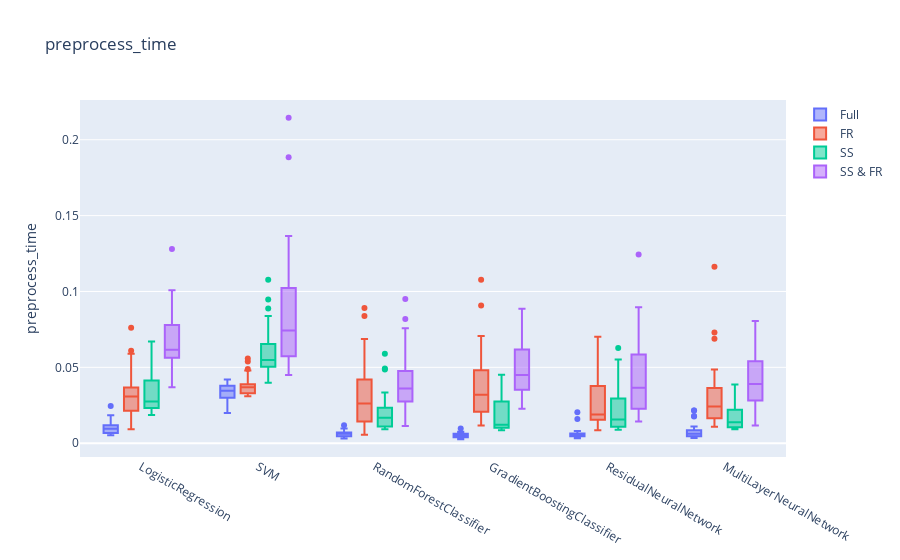
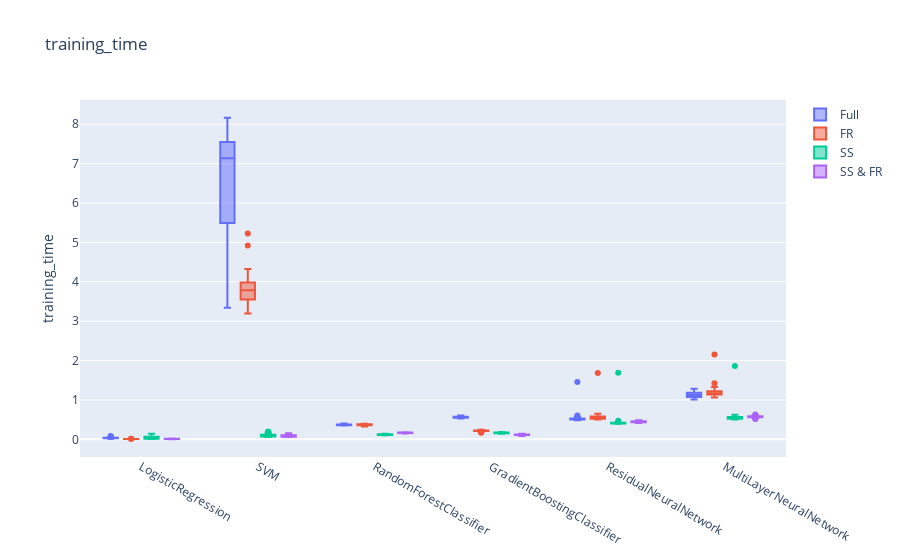
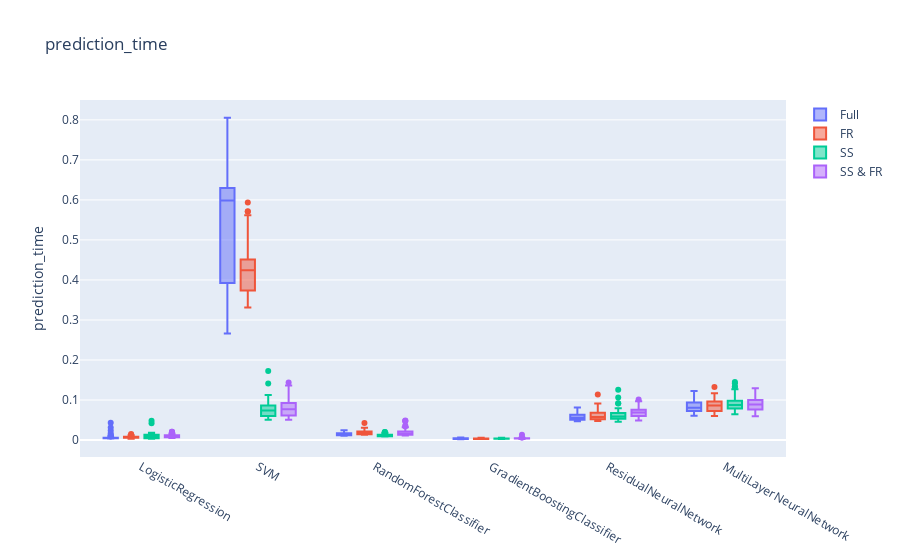

The notebook cell these images were saved under, in order:
### Code cell
make_plots('preprocess_time')
make_plots('training_time')
make_plots('prediction_time')

### Figure 1 — Plotly figure (JSON) as saved in the notebook; plotly's stock layout.template omitted (floating-point values rounded to 4 significant figures; data arrays with more than 128 entries replaced by an {"elided": "..."} marker saying what was removed)
{"data": [{"name": "Full", "type": "box", "x": {"elided": "240 str values"}, "y": {"elided": "240 float values"}}, {"name": "FR", "type": "box", "x": {"elided": "240 str values"}, "y": {"elided": "240 float values"}}, {"name": "SS", "type": "box", "x": {"elided": "240 str values"}, "y": {"elided": "240 float values"}}, {"name": "SS & FR", "type": "box", "x": {"elided": "240 str values"}, "y": {"elided": "240 float values"}}], "layout": {"boxmode": "group", "title": {"text": "preprocess_time"}, "yaxis": {"title": {"text": "preprocess_time"}}}}

### Figure 2 — Plotly figure (JSON) as saved in the notebook; plotly's stock layout.template omitted (floating-point values rounded to 4 significant figures; data arrays with more than 128 entries replaced by an {"elided": "..."} marker saying what was removed)
{"data": [{"name": "Full", "type": "box", "x": {"elided": "240 str values"}, "y": {"elided": "240 float values"}}, {"name": "FR", "type": "box", "x": {"elided": "240 str values"}, "y": {"elided": "240 float values"}}, {"name": "SS", "type": "box", "x": {"elided": "240 str values"}, "y": {"elided": "240 float values"}}, {"name": "SS & FR", "type": "box", "x": {"elided": "240 str values"}, "y": {"elided": "240 float values"}}], "layout": {"boxmode": "group", "title": {"text": "training_time"}, "yaxis": {"title": {"text": "training_time"}}}}

### Figure 3 — Plotly figure (JSON) as saved in the notebook; plotly's stock layout.template omitted (floating-point values rounded to 4 significant figures; data arrays with more than 128 entries replaced by an {"elided": "..."} marker saying what was removed)
{"data": [{"name": "Full", "type": "box", "x": {"elided": "240 str values"}, "y": {"elided": "240 float values"}}, {"name": "FR", "type": "box", "x": {"elided": "240 str values"}, "y": {"elided": "240 float values"}}, {"name": "SS", "type": "box", "x": {"elided": "240 str values"}, "y": {"elided": "240 float values"}}, {"name": "SS & FR", "type": "box", "x": {"elided": "240 str values"}, "y": {"elided": "240 float values"}}], "layout": {"boxmode": "group", "title": {"text": "prediction_time"}, "yaxis": {"title": {"text": "prediction_time"}}}}
